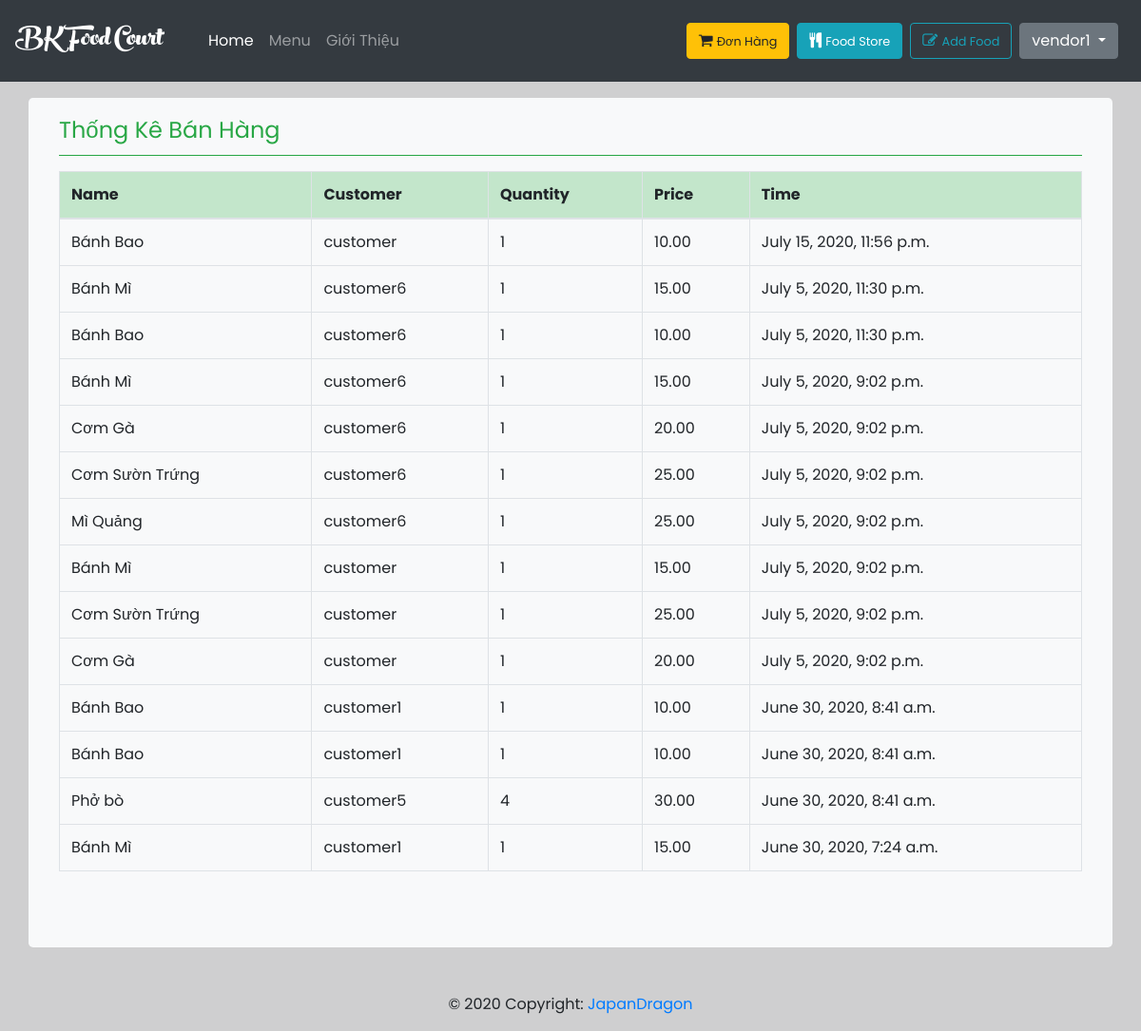
The app's page /report/ (signed in), older data.
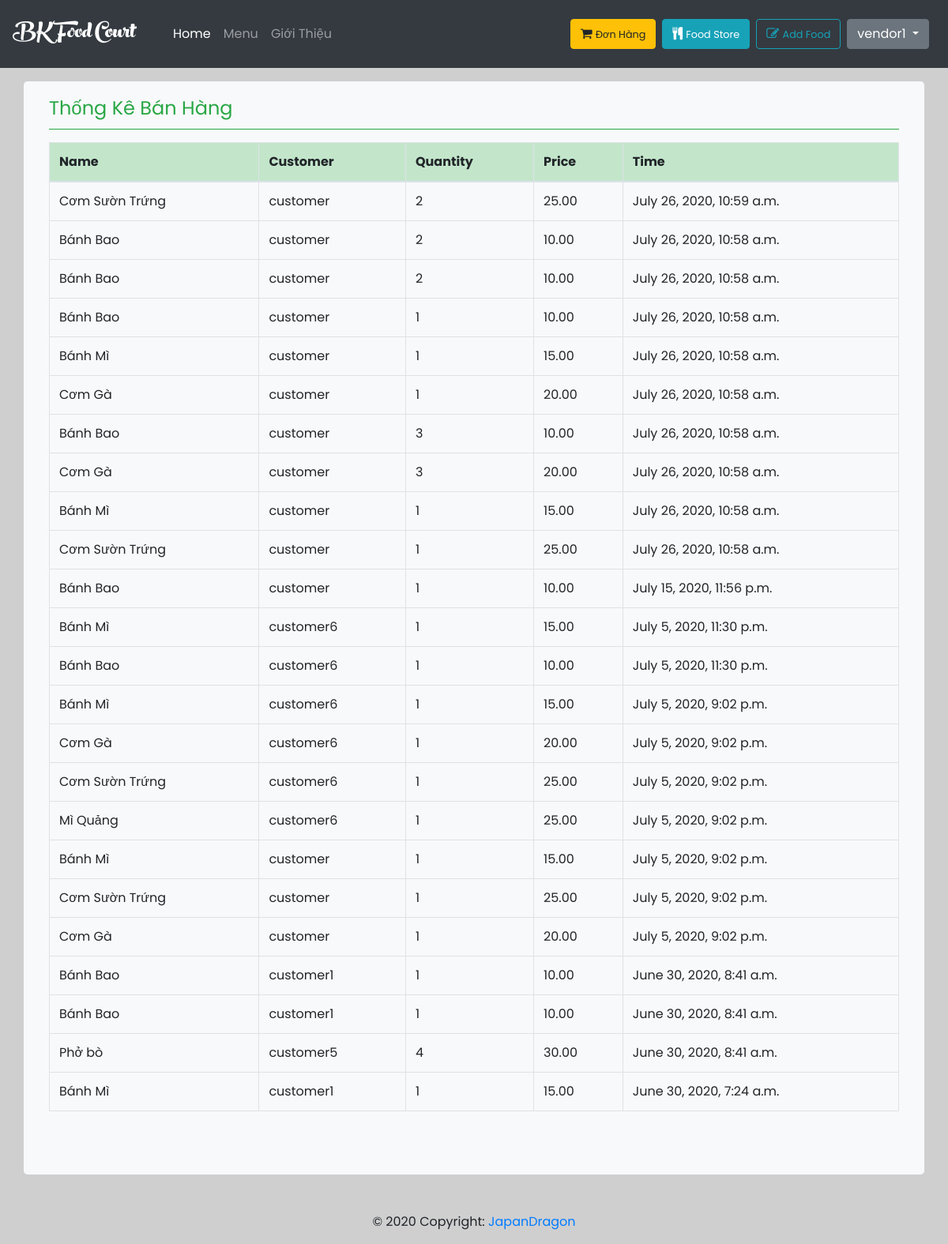
The same page, newer data.
### home/models.py (models this page shows, shortened)
class OrderSuccess(models.Model):
    customer = models.ForeignKey(User, null=True, on_delete=models.CASCADE, limit_choices_to={
        'is_staff': False
    }, related_name='customer_order')
    vendor = models.ForeignKey(User, null=True, on_delete=models.CASCADE, limit_choices_to={
        'is_staff': True,
    }, related_name='vendor_order')
    food = models.CharField(max_length=200)
    quantity = models.IntegerField(default=1)
    price = models.DecimalField(max_digits=10, decimal_places=2)
    date_done = models.DateTimeField(default=timezone.now())
    class Meta:
        ordering = ('-date_done',)
    def get_item_by_vendor(self, vendor_id):
        try:
            return self.objects.filter(vendor_id=vendor_id)
        except:
            return None

### report/views.py (the view)
# urls.py: path('report/', report_view.report_view, name='report'),
def report_view(request):
    report = OrderSuccess.get_item_by_vendor(OrderSuccess, request.user.id)
    context = {
        'orders': report,
    }
    return render(request, 'report/report.html', context)

### Food/processor.py (called while the page is built)
def context(request):
    return {
        'list': foods.objects.all(),
    }

### templates/report/report.html (shortened to what this page needs)
{% extends 'home/base.html' %}
{% block container %}
<div class="container jumbotron mt-3 pt-3 bg-light">
        <fieldset class="border-bottom border-success mb-3">
            <legend class="text-success">Thống Kê Bán Hàng</legend>
        </fieldset>
        <table class="table table-{1:striped|sm|bordered|hover|inverse} table-inverse table-bordered">
            <thead class="thead-inverse|thead-default table-bordered table-success">
            <tr>
                <th>Name</th>
                <th>Customer</th>
                <th>Quantity</th>
                <th>Price</th>
                <th>Time</th>
            </tr>
            </thead>
            <tbody>
            {% for order in orders %}
                <tr>
                    <td scope="row">{{ order.food }}</td>
                    <td>{{ order.customer }}</td>
                    <td>{{ order.quantity }}</td>
                    <td>{{ order.price }}</td>
                    <td>{{ order.date_done }}</td>
                </tr>
            {% endfor %}
            </tbody>
        </table>
    </div>
{% endblock %}

Row changes from the older to the newer data that the page shows:
added OrderSuccess: food "Cơm Sườn Trứng", customer "customer", quantity "2", price "25.00", date_done "July 26, 2020, 10:59 a.m."
added OrderSuccess: food "Bánh Bao", customer "customer", quantity "2", price "10.00", date_done "July 26, 2020, 10:58 a.m."
added OrderSuccess: food "Bánh Bao", customer "customer", quantity "2", price "10.00", date_done "July 26, 2020, 10:58 a.m."
added OrderSuccess: food "Bánh Bao", customer "customer", quantity "1", price "10.00", date_done "July 26, 2020, 10:58 a.m."
added OrderSuccess: food "Bánh Mì", customer "customer", quantity "1", price "15.00", date_done "July 26, 2020, 10:58 a.m."
added OrderSuccess: food "Cơm Gà", customer "customer", quantity "1", price "20.00", date_done "July 26, 2020, 10:58 a.m."
added OrderSuccess: food "Bánh Bao", customer "customer", quantity "3", price "10.00", date_done "July 26, 2020, 10:58 a.m."
added OrderSuccess: food "Cơm Gà", customer "customer", quantity "3", price "20.00", date_done "July 26, 2020, 10:58 a.m."
added OrderSuccess: food "Bánh Mì", customer "customer", quantity "1", price "15.00", date_done "July 26, 2020, 10:58 a.m."
added OrderSuccess: food "Cơm Sườn Trứng", customer "customer", quantity "1", price "25.00", date_done "July 26, 2020, 10:58 a.m."
